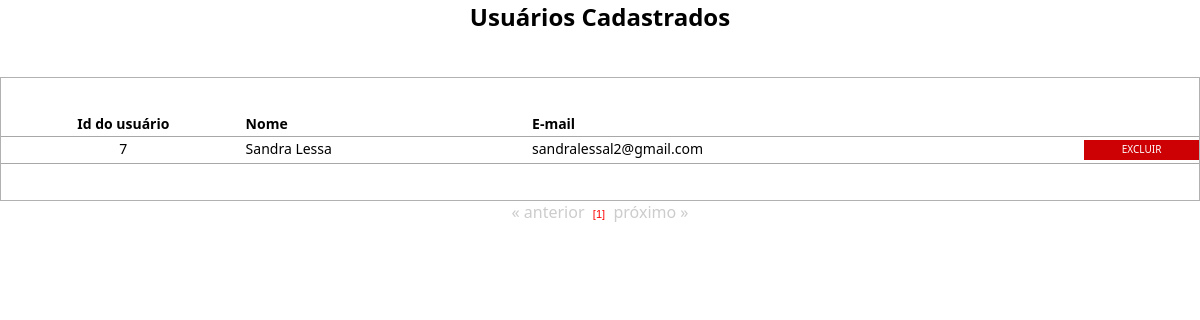
The page /visualiza_usuario.php on the database as committed earlier.
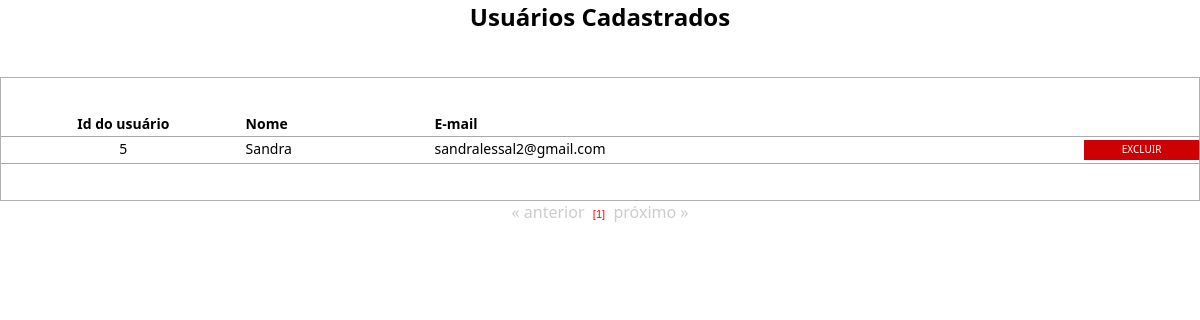
The same page on the database as committed later.
### tables this page shows
CREATE TABLE `usuario` (
  `id_usuario` int(10) unsigned NOT NULL AUTO_INCREMENT,
  `nome_usuario` varchar(200) DEFAULT NULL,
  `cpf_usuario` varchar(14) DEFAULT NULL,
  `end_usuario` varchar(500) DEFAULT NULL,
  `fixo_usuario` varchar(14) DEFAULT NULL,
  `cel_usuario` varchar(15) DEFAULT NULL,
  `email_usuario` varchar(100) DEFAULT NULL,
  `tipo_usuario` varchar(13) NOT NULL,
  `login_usuario` varchar(100) DEFAULT NULL,
  `senha_usuario` varchar(10) DEFAULT NULL,
  PRIMARY KEY (`id_usuario`)
);

### processos/database.php (called while the page is built, shortened)
<?php
function DBRead ($table, $params = null, $fields = '*') {
	$params = ($params) ? " {$params}" : null;
		$query = "SELECT {$fields} FROM {$table}{$params}";
		$result = DBExecute($query);
		if (!mysqli_num_rows($result))
			return false;
		else {
			while ($res = mysqli_fetch_assoc($result)) {
				$data[] = $res;
			}
			return $data;
		}
}
function DBExecute($query){
	$link = DBConnect();
	$result = @mysqli_query($link, $query) or die (mysqli_error($link));
	return $result;
}
?>

### visualiza_usuario.php (the view, shortened to what this page needs)
<!doctype html>
<html>
<head>
<link href="css/style.css" rel="stylesheet" type="text/css">
<link href="css/style.css" rel="stylesheet" type="text/css">
<link rel="stylesheet" href="css/menu.css">
</head>
<body>
<center><h2> Usuários Cadastrados</h2></center>
<br />
<br />
<table width="100%" border="0" cellpadding="0" cellspacing="0" class="table">
	<tr class="linha">
		<td class="linha" width="20%" align="center"><b>Id do usuário</b></td>
		<td class="linha"><b>Nome</b></td>
    <td class="linha"><b>E-mail</b></td>
    <td width="10%" align="center" class="linha"></td>
	</tr>
<?php
require 'processos/database.php';
  $numreg = 15;
  $inicial = $_GET['pg'] * $numreg;
	$usuario = DBRead ("usuario", "ORDER BY id_usuario ASC LIMIT $inicial, $numreg", "id_usuario, nome_usuario, email_usuario");
  $sql = DBRead ("usuario");
  $quant = count($sql);
  foreach ($usuario as $user) {
		if ($user['nome_usuario'] == 'Administrador do Sistema') { echo "";}
		else {
		?>
	<tr onmouseover="ChangeColor(this, true);" onmouseout="ChangeColor(this, false);" onclick="DoNav('altera_usuario.php?id=<?php echo $user['id_usuario'];?>');">
		<td class="linha" align="center" valign="middle"><?php echo $user['id_usuario'];?></td>
		<td class="linha espaco" valign="middle"><?php echo $user['nome_usuario']; ?></td>
    <td class="linha espaco" valign="middle"><?php echo $user['email_usuario']; ?></td>
	  <td class="linha espaco" valign="middle">
        <span class="excluir">
            <a href="javascript:aviso('<?=$user['id_usuario'];?>');">Excluir</a>
        </span>
    </td>
  </tr>
<?php
		}
	}
?>
</table>
<center>
<?php
  require "paginacao.php";
?>
</center>
</body>
</html>

### paginacao.php (shortened to what this page needs)
<?php
$quant_pg = ceil($quant/$numreg);
$quant_pg++;
if ( @$_GET['pg'] > 0) {
echo "<a href=".$_SERVER['PHP_SELF']."?pg=".(@$_GET['pg']-1)." class=pg ><b>&laquo; Anterior</b></a>";
} else {
echo "<font color=#CCCCCC>&laquo; anterior </font>";
}
for($i_pg=1; $i_pg<$quant_pg;$i_pg++) {
if (@$_GET['pg'] == ($i_pg-1)) {
echo "&nbsp;<span class=pgoff>[$i_pg]</span>&nbsp;";
} else {
$i_pg2 = $i_pg-1;
echo "&nbsp;<a href=".$_SERVER['PHP_SELF']."?pg=$i_pg2 class=pg><b>$i_pg</b></a>&nbsp;";
}
}
if ((@$_GET['pg']+2) < $quant_pg) {
echo "<a href=".$_SERVER['PHP_SELF']."?pg=".(@$_GET['pg']+1)." class=pg ><b>próximo &raquo;</b></a>";
} else {
echo "<font color=#CCCCCC>  próximo &raquo;</font>";
}
?>

Rows that differ between the two databases and show on the page:
removed usuario: id_usuario "7", nome_usuario "Sandra Lessa", email_usuario "sandralessal2@gmail.com"
added usuario: id_usuario "5", nome_usuario "Sandra", email_usuario "sandralessal2@gmail.com"
